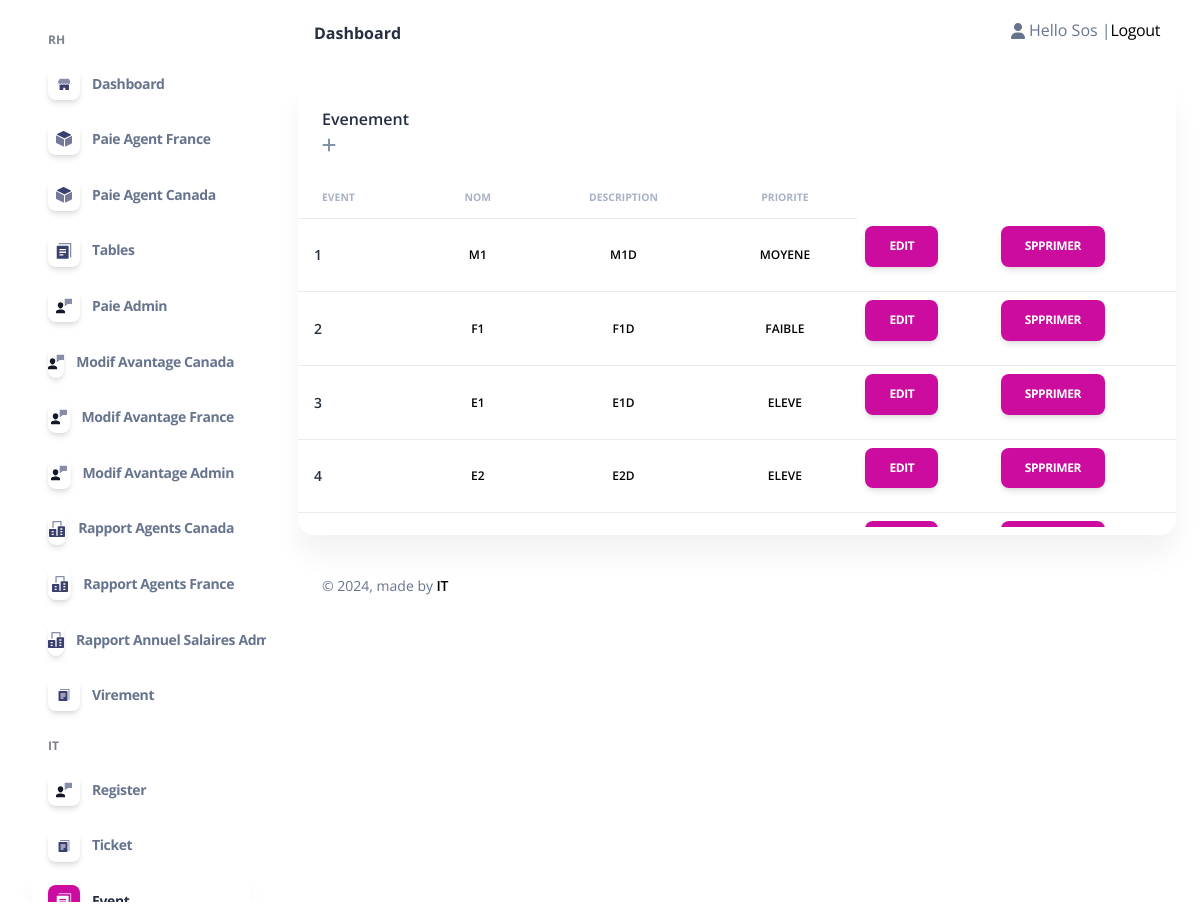
/tableEV/ (signed in), run on the app's committed database.
### admin_Sos/models.py (models this page shows)
class Event(models.Model):
    Statut= (
        ('ELEVE','ELEVE'),
        ('MOYENE','MOYENE'),
        ('FAIBLE','FAIBLE'),
    )
    Name=models.CharField(null=True, blank=True,max_length=100)
    Description=models.CharField(null=True, blank=True,max_length=1000)
    priorite=models.CharField(null=True, blank=True,max_length=100,choices=Statut)
    image=models.ImageField(null=True, blank=True)
    Date_debut = models.DateField(null=True,blank=True)
    Date_fin = models.DateField(null=True,blank=True)

### admin_Sos/decorators.py (the view)
        def wrapper_func(request,*args, **kwargs):
            group=None
            if request.user.groups.exists():
                group= request.user.groups.all()[0].name
            if group == 'Admin':
                return view_func(request,*args, **kwargs)
            if group == 'Agent':
                return redirect('home')
            else:
                return redirect('login')

### admin_Sos/views.py (called while the page is built)
@login_required(login_url='login')
@admin_only
def TableViewEv(request):
    context = Event.objects.all()
    return render(request, 'admin_/tables event.html', {'Event': context})

### Templates/admin_/tables event.html (shortened to what this page needs)
{% extends 'admin_/Base/homebase_admin.html' %}
{% block body %}{% include 'admin_/content/Modify/content_table_event.html'%}{% endblock  %}

### Templates/admin_/Base/header_admin.html (shortened to what this page needs)
{% load static %}
<body class="g-sidenav-show h-100  bg-gray-100" style="background-color: white !important;">
  <aside class="sidenav navbar navbar-vertical navbar-expand-xs border-0 border-radius-xl my-3 fixed-left ms-3" id="sidenav-main">
    <div class="collapse navbar-collapse h-100 w-200" id="sidenav-collapse-main">
      <ul class="navbar-nav">
        <li class="nav-item mt-3">
          <h6 class="ps-4 ms-2 text-uppercase text-xs font-weight-bolder opacity-6" style="font-weight: bold;!important">RH</h6>
        </li>
        <li class="nav-item">
          <a class="nav-link  {% if request.path == '/home_admin/' %}active{% endif %}" href="{% url 'home_admin' %}">
            <div class="icon icon-shape icon-sm shadow border-radius-md bg-white text-center me-2 d-flex align-items-center justify-content-center">
            </div>
            <span class="nav-link-text ms-1" style="font-weight: bold;!important">Dashboard</span>
          </a>
        </li>
        <li class="nav-item">
          <a class="nav-link {% if request.path == '/HW/' %}active{% endif %}" href="{% url 'tableF' %}">
            <div class="icon icon-shape icon-sm shadow border-radius-md bg-white text-center me-2 d-flex align-items-center justify-content-center">
            </div>
            <span class="nav-link-text ms-1"style="font-weight: bold;!important">Paie Agent France</span>
          </a>
        </li>
        <li class="nav-item">
          <a class="nav-link {% if request.path == '/HW/' %}active{% endif %}" href="{% url 'tableC' %}">
            <div class="icon icon-shape icon-sm shadow border-radius-md bg-white text-center me-2 d-flex align-items-center justify-content-center">
            </div>
            <span class="nav-link-text ms-1"style="font-weight: bold;!important">Paie Agent Canada</span>
          </a>
        </li>
        <li class="nav-item">
          <a class="nav-link {% if request.path == '/table/' %}active{% endif %} " href="{% url 'table' %}">
            <div class="icon icon-shape icon-sm shadow border-radius-md bg-white text-center me-2 d-flex align-items-center justify-content-center">
            </div>
            <span class="nav-link-text ms-1"style="font-weight: bold;!important">Tables</span>
          </a>
        </li>
        <li class="nav-item">
          <a class="nav-link {% if request.path == '/Salaire Admin/' %}active{% endif %} " href="{% url 'salaire_admin' %}">
            <div class="icon icon-shape icon-sm shadow border-radius-md bg-white text-center me-2 d-flex align-items-center justify-content-center">
            </div>
            <span class="nav-link-text ms-1"style="font-weight: bold;!important">Paie Admin</span>
          </a>
        </li>
        <li class="nav-item">
          <a class="nav-link {% if request.path == '/Modif Salaire Agent Canada/' %}active{% endif %}  " href="{% url 'ModifSC' %}">
            <div class="icon icon-shape icon-sm shadow border-radius-md bg-white text-center me-2 d-flex align-items-center justify-content-center">
            </div>
            <span class="nav-link-text ms-1"style="font-weight: bold;!important">Modif Avantage Canada</span>
          </a>
        </li>
        <li class="nav-item">
          <a class="nav-link {% if request.path == '/Modif Salaire Agent France/' %}active{% endif %}  " href="{% url 'ModifSF' %}">
            <div class="icon icon-shape icon-sm shadow border-radius-md bg-white text-center me-2 d-flex align-items-center justify-content-center">
            </div>
            <span class="nav-link-text ms-1"style="font-weight: bold;!important">Modif Avantage France</span>
          </a>
        </li>
        <li class="nav-item">
          <a class="nav-link {% if request.path == '/Modif Salaire Agent Admin/' %}active{% endif %}  " href="{% url 'ModifSA' %}">
            <div class="icon icon-shape icon-sm shadow border-radius-md bg-white text-center me-2 d-flex align-items-center justify-content-center">
            </div>
            <span class="nav-link-text ms-1"style="font-weight: bold;!important">Modif Avantage Admin</span>
          </a>
        </li>
        <li class="nav-item">
          <a class="nav-link  {% if request.path == '/rapport Agent Canada/' %}active{% endif %} " href="{% url 'rapport Agent Canada' %}">
            <div class="icon icon-shape icon-sm shadow border-radius-md bg-white text-center me-2 d-flex align-items-center justify-content-center">
            </div>
            <span class="nav-link-text ms-1"style="font-weight: bold;!important">Rapport Agents Canada</span>
          </a>
        </li>
        <li class="nav-item">
          <a class="nav-link  {% if request.path == '/rapport Agent France/' %}active{% endif %} " href="{% url 'rapport Agent France' %}">
            <div class="icon icon-shape icon-sm shadow border-radius-md bg-white text-center me-2 d-flex align-items-center justify-content-center">
            </div>
            <span class="nav-link-text ms-1"style="font-weight: bold;!important">Rapport Agents France</span>
          </a>
        </li>
        <li class="nav-item">
          <a class="nav-link {% if request.path == '/rapport Admin/' %}active{% endif %} " href="{% url 'rapport Admin' %}">
            <div class="icon icon-shape icon-sm shadow border-radius-md bg-white text-center me-2 d-flex align-items-center justify-content-center">
            </div>
            <span class="nav-link-text ms-1"style="font-weight: bold;!important">Rapport Annuel Salaires Admins</span>
          </a>
        </li>
        <li class="nav-item">
          <a class="nav-link {% if request.path == '/Virement/' %}active{% endif %} " href="{% url 'virement' %}">
            <div class="icon icon-shape icon-sm shadow border-radius-md bg-white text-center me-2 d-flex align-items-center justify-content-center">
            </div>
            <span class="nav-link-text ms-1"style="font-weight: bold;!important">Virement</span>
          </a>
        </li>
        <li class="nav-item mt-3">
          <h6 class="ps-4 ms-2 text-uppercase text-xs font-weight-bolder opacity-6" style="font-weight: bold;!important">IT</h6>
        </li>
        <li class="nav-item">
          <a class="nav-link {% if request.path == '/register/' %}active{% endif %} " href="{% url 'register' %}">
            <div class="icon icon-shape icon-sm shadow border-radius-md bg-white text-center me-2 d-flex align-items-center justify-content-center">
            </div>
            <span class="nav-link-text ms-1"style="font-weight: bold;!important">Register</span>
          </a>
        </li>
        <li class="nav-item">
          <a class="nav-link {% if request.path == '/test/' %}active{% endif %} " href="">
            <div class="icon icon-shape icon-sm shadow border-radius-md bg-white text-center me-2 d-flex align-items-center justify-content-center">
            </div>
            <span class="nav-link-text ms-1"style="font-weight: bold;!important">Ticket</span>
          </a>
        </li>
        <li class="nav-item">
          <a class="nav-link {% if request.path == '/tableEV/' %}active{% endif %} " href="{% url 'tableEV' %}">
            <div class="icon icon-shape icon-sm shadow border-radius-md bg-white text-center me-2 d-flex align-items-center justify-content-center">
            </div>
            <span class="nav-link-text ms-1"style="font-weight: bold;!important">Event</span>
          </a>
        </li>
      </ul>
    </div>
  </aside>
  <main class="main-content mt-1 border-radius-lg">
    <nav class="navbar navbar-main navbar-expand-lg px-0 mx-4 shadow-none border-radius-xl" id="navbarBlur" navbar-scroll="true">
      <div class="container-fluid py-1 px-3">
        <nav aria-label="breadcrumb">
          <ol class="breadcrumb bg-transparent mb-0 pb-0 pt-1 px-0 me-sm-6 me-5">
          </ol>
          <h6 class="font-weight-bolder mb-0"style="font-weight: bold;!important;" >Dashboard</h6>
        </nav>
        <div class="collapse navbar-collapse mt-sm-0 mt-2 me-md-0 me-sm-4" id="navbar">
          <ul class="navbar-nav  justify-content-end">
            <li class="nav-item d-flex align-items-center">
              {% if request.user.is_authenticated%}
                <i class="fa fa-user me-sm-1"></i>
				    			    <div> Hello {{request.user}} | </a></div>
                      <div><a  href="{% url 'logout' %}" > Logout</a></div>
						  {% endif %}
            </li>
          </ul>
        </div>
      </div>
    </nav>

### Templates/admin_/content/Modify/content_table_event.html (shortened to what this page needs)
    <div class="container-fluid py-4">
      <div class="row">
        <div class="col-12">
          <div class="card mb-4">
            <div class="card-header pb-0">
              <h6>Evenement<br>
              <a href="{% url 'AddEV' %}" class="fa fa-plus text-secondary mb-3"></a>
              </h6>
            </div>
            <div class="card-body px-0 pt-0 pb-2">
              <div class="table-responsive p-0" style="height: 350px; overflow-y: auto;">
                <table class="table align-items-center mb-0" style="color: black !important">
                  <thead>
                    <tr>
                      <th class="text-uppercase text-secondary text-xxs font-weight-bolder opacity-7">Event</th>
                      <th class="text-center text-uppercase text-secondary text-xxs font-weight-bolder opacity-7">NOM</th>
                      <th class="text-center text-uppercase text-secondary text-xxs font-weight-bolder opacity-7">Description</th>
                      <th class="text-center text-uppercase text-secondary text-xxs font-weight-bolder opacity-7">Priorite</th>
                    </tr>
                  </thead>
                  <tbody>
                  {% for E in Event %}
                    <tr>
                      <td>
                        <div class="d-flex px-2 py-1">
                          <div class="d-flex flex-column justify-content-center">
                            <h6 class="mb-0 text-sm">{{ E.id }}</h6>
                          </div>
                        </div>
                      </td>
                      <td class="align-middle text-center">
                        <p class="text-xs font-weight-bold mb-0">{{ E.Name }}</p>
                      </td>
                      <td class="align-middle text-center fixed">
                        <p class="text-xs font-weight-bold mb-0 fixed">{{ E.Description }}</p>
                      </td>
                      <td class="align-middle text-center fixed">
                        <p class="text-xs font-weight-bold mb-0 fixed">{{ E.priorite }}</p>
                      </td>
                      <td class="align-middle">
                        <form action="{% url 'EditEV' id=E.id %}" method="get">
                          <button type="submit" value="submit"  class="btn btn-primary" data-toggle="tooltip" data-original-title="Edit user">
                              Edit
                            </button>
                        </form>
                      </td>
                      <td class="align-middle">
                        <form action="{% url 'DelEV' id=E.id  %}" method="get">
                          <button type="submit" value="submit"  class="btn btn-primary" data-toggle="tooltip" data-original-title="Edit user">
                            Spprimer
                          </button>
                        </form>
                      </td>
                    </tr>
                    {% endfor %}
                  </tbody>
                </table>
              </div>
            </div>
          </div>
        </div>
      </div>

### static/Admin Page/assets/css/nucleo-svg.css (style rules this page uses)
.icon { display: inline-block; color: #111111; height: 1em; width: 1em; }
.icon-sm { height: 0.8em; width: 0.8em; }
.icon { fill: currentColor; stroke: none; }

### Templates/admin_/content/Modify/content_table_event.html (style rules this page uses)
.fixed { position: sticky; left: 0; z-index: 2; background-color: #ffffff; }

### data on the page
Event: id "1", Name "M1", Description "M1D", priorite "MOYENE"
Event: id "2", Name "F1", Description "F1D", priorite "FAIBLE"
Event: id "3", Name "E1", Description "E1D", priorite "ELEVE"
Event: id "4", Name "E2", Description "E2D", priorite "ELEVE"

### other printed values
{{ request.user }} "Sos"
